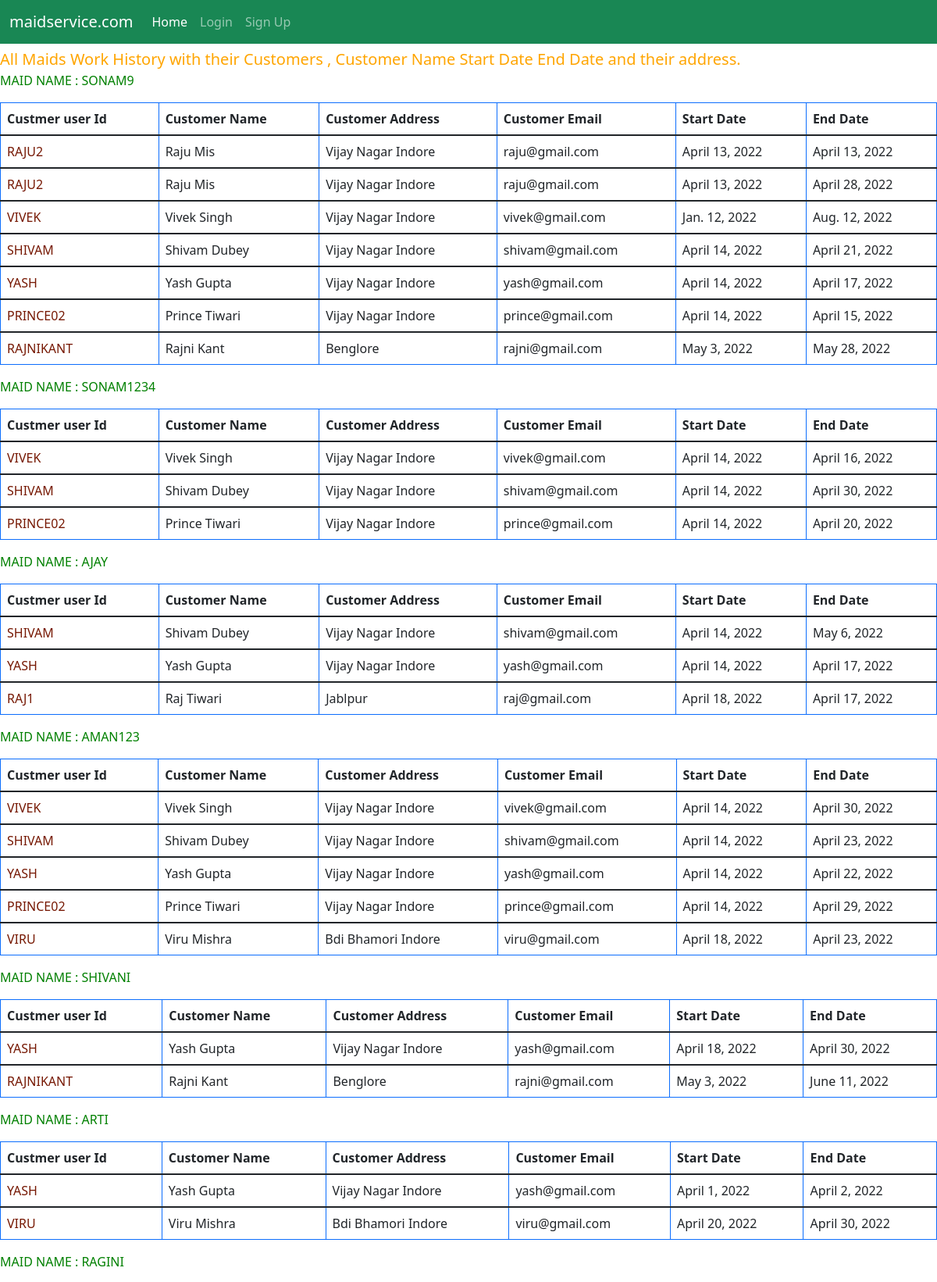
Screenshot of /maid/history/ (upper part) with the database file from the repository.
### maid/models.py (models this page shows, shortened)
class UserProfile(models.Model):
	role = [
		('customer','customer'),
		('maid','maid'),
	]
	user = models.OneToOneField(User, on_delete=models.CASCADE)
	user_role = models.CharField(max_length=30,choices = role,default='customer')
	addhar = models.IntegerField(null = True,blank = True)
	mobile_number = models.IntegerField()
	address = models.CharField(max_length=200)
	work_type  = models.CharField(max_length=30,null=True,blank = True)
	def __str__(self):
		return self.user.username

class MaidAssign(models.Model):
	user_customer = models.ForeignKey(User,on_delete=models.CASCADE,related_name = 'customer_user')
	maid_user = models.ForeignKey(User,on_delete=models.CASCADE)
	start_date = models.DateField()
	end_date = models.DateField()
	updated_date = models.DateField(null = True)
	is_working = models.BooleanField(default=False,null = True,blank = True)

### maid/views.py (the view)
# urls.py: path('history/',views.work_history_of_maid, name = 'maid_work_history'),
def work_history_of_maid(request):
	maids = UserProfile.objects.filter(user_role = 'maid')
	list_of_maid_with_customer = []
	for maid in maids:
		list_of_maid_with_customer.append({maid:maid.user.maidassign_set.all()})
	return render(request,'maid/maid_work_history.html',{'list_of_maid_with_customer':list_of_maid_with_customer})

### maid/templates/maid/maid_work_history.html (shortened to what this page needs)
{% extends "maid/base.html" %}
{% block content %}
	<div style="color : orange; font-size: 20px;">
		<marquee behavior="alternate" direction="left">All Maids Work  History with their Customers , Customer Name Start Date End Date and their address.</marquee>
	</div>
	{% for customer in list_of_maid_with_customer%}
		{% for key, value in customer.items %}
			<p style="text-transform : uppercase; color: green;">Maid Name :  {{ key }} </p>
			<table class="table table-bordered border-primary">
				<thead>
					<tr>
						<th scope="col">Custmer user Id</th>
						<th scope="col">Customer Name</th>
						<th scope="col">Customer Address </th>
						<th scope="col">Customer Email </th>
						<th scope="col">Start Date</th>
						<th scope="col">End Date</th>
					</tr>
				</thead>
				{%for customer in value%}
					{% with current_customer=customer.user_customer %}
						<tbody>
							<tr>
								<td style="text-transform: uppercase; color: #761803 ;">{{current_customer.username}} </td>
								<td style="text-transform: capitalize;">{{current_customer.first_name}}  {{current_customer.last_name}}</td>
								<td style="text-transform: capitalize;">{{current_customer.userprofile.address}} </td>
								<td>{{current_customer.email}}</td>
								<td>{{customer.start_date}}</td>
								<td>{{customer.end_date}}</td>
							</tr>
						</tbody>
					{% endwith %}
				{%endfor%}
			</table>
		{% endfor %}
	{% endfor %}
{% endblock %}

### rows the page displays
UserProfile: user.username "SONAM9"
MaidAssign: user_customer.username "RAJU2", user_customer.first_name "Raju", user_customer.last_name "Mis", user_customer.userprofile.address "Vijay Nagar Indore", user_customer.email "raju@gmail.com", start_date "April 13, 2022", end_date "April 13, 2022"
MaidAssign: user_customer.username "RAJU2", user_customer.first_name "Raju", user_customer.last_name "Mis", user_customer.userprofile.address "Vijay Nagar Indore", user_customer.email "raju@gmail.com", start_date "April 13, 2022", end_date "April 28, 2022"
MaidAssign: user_customer.username "VIVEK", user_customer.first_name "Vivek", user_customer.last_name "Singh", user_customer.userprofile.address "Vijay Nagar Indore", user_customer.email "vivek@gmail.com", start_date "Jan. 12, 2022", end_date "Aug. 12, 2022"
MaidAssign: user_customer.username "SHIVAM", user_customer.first_name "Shivam", user_customer.last_name "Dubey", user_customer.userprofile.address "Vijay Nagar Indore", user_customer.email "shivam@gmail.com", start_date "April 14, 2022", end_date "April 21, 2022"
MaidAssign: user_customer.username "YASH", user_customer.first_name "Yash", user_customer.last_name "Gupta", user_customer.userprofile.address "Vijay Nagar Indore", user_customer.email "yash@gmail.com", start_date "April 14, 2022", end_date "April 17, 2022"
MaidAssign: user_customer.username "PRINCE02", user_customer.first_name "Prince", user_customer.last_name "Tiwari", user_customer.userprofile.address "Vijay Nagar Indore", user_customer.email "prince@gmail.com", start_date "April 14, 2022", end_date "April 15, 2022"
MaidAssign: user_customer.username "RAJNIKANT", user_customer.first_name "Rajni", user_customer.last_name "Kant", user_customer.userprofile.address "Benglore", user_customer.email "rajni@gmail.com", start_date "May 3, 2022", end_date "May 28, 2022"
UserProfile: user.username "SONAM1234"
MaidAssign: user_customer.username "VIVEK", user_customer.first_name "Vivek", user_customer.last_name "Singh", user_customer.userprofile.address "Vijay Nagar Indore", user_customer.email "vivek@gmail.com", start_date "April 14, 2022", end_date "April 16, 2022"
MaidAssign: user_customer.username "SHIVAM", user_customer.first_name "Shivam", user_customer.last_name "Dubey", user_customer.userprofile.address "Vijay Nagar Indore", user_customer.email "shivam@gmail.com", start_date "April 14, 2022", end_date "April 30, 2022"
MaidAssign: user_customer.username "PRINCE02", user_customer.first_name "Prince", user_customer.last_name "Tiwari", user_customer.userprofile.address "Vijay Nagar Indore", user_customer.email "prince@gmail.com", start_date "April 14, 2022", end_date "April 20, 2022"
UserProfile: user.username "AJAY"
MaidAssign: user_customer.username "SHIVAM", user_customer.first_name "Shivam", user_customer.last_name "Dubey", user_customer.userprofile.address "Vijay Nagar Indore", user_customer.email "shivam@gmail.com", start_date "April 14, 2022", end_date "May 6, 2022"
MaidAssign: user_customer.username "YASH", user_customer.first_name "Yash", user_customer.last_name "Gupta", user_customer.userprofile.address "Vijay Nagar Indore", user_customer.email "yash@gmail.com", start_date "April 14, 2022", end_date "April 17, 2022"
MaidAssign: user_customer.username "RAJ1", user_customer.first_name "Raj", user_customer.last_name "Tiwari", user_customer.userprofile.address "Jablpur", user_customer.email "raj@gmail.com", start_date "April 18, 2022", end_date "April 17, 2022"
UserProfile: user.username "AMAN123"
MaidAssign: user_customer.username "VIVEK", user_customer.first_name "Vivek", user_customer.last_name "Singh", user_customer.userprofile.address "Vijay Nagar Indore", user_customer.email "vivek@gmail.com", start_date "April 14, 2022", end_date "April 30, 2022"
MaidAssign: user_customer.username "SHIVAM", user_customer.first_name "Shivam", user_customer.last_name "Dubey", user_customer.userprofile.address "Vijay Nagar Indore", user_customer.email "shivam@gmail.com", start_date "April 14, 2022", end_date "April 23, 2022"
MaidAssign: user_customer.username "YASH", user_customer.first_name "Yash", user_customer.last_name "Gupta", user_customer.userprofile.address "Vijay Nagar Indore", user_customer.email "yash@gmail.com", start_date "April 14, 2022", end_date "April 22, 2022"
MaidAssign: user_customer.username "PRINCE02", user_customer.first_name "Prince", user_customer.last_name "Tiwari", user_customer.userprofile.address "Vijay Nagar Indore", user_customer.email "prince@gmail.com", start_date "April 14, 2022", end_date "April 29, 2022"
MaidAssign: user_customer.username "VIRU", user_customer.first_name "Viru", user_customer.last_name "Mishra", user_customer.userprofile.address "Bdi Bhamori Indore", user_customer.email "viru@gmail.com", start_date "April 18, 2022", end_date "April 23, 2022"
UserProfile: user.username "SHIVANI"
MaidAssign: user_customer.username "YASH", user_customer.first_name "Yash", user_customer.last_name "Gupta", user_customer.userprofile.address "Vijay Nagar Indore", user_customer.email "yash@gmail.com", start_date "April 18, 2022", end_date "April 30, 2022"
MaidAssign: user_customer.username "RAJNIKANT", user_customer.first_name "Rajni", user_customer.last_name "Kant", user_customer.userprofile.address "Benglore", user_customer.email "rajni@gmail.com", start_date "May 3, 2022", end_date "June 11, 2022"
UserProfile: user.username "ARTI"
MaidAssign: user_customer.username "YASH", user_customer.first_name "Yash", user_customer.last_name "Gupta", user_customer.userprofile.address "Vijay Nagar Indore", user_customer.email "yash@gmail.com", start_date "April 1, 2022", end_date "April 2, 2022"
MaidAssign: user_customer.username "VIRU", user_customer.first_name "Viru", user_customer.last_name "Mishra", user_customer.userprofile.address "Bdi Bhamori Indore", user_customer.email "viru@gmail.com", start_date "April 20, 2022", end_date "April 30, 2022"
UserProfile: user.username "RAGINI"
